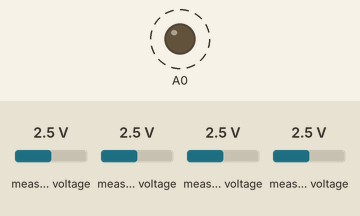
The sketch below on a simulated Arduino Zero (SAMD21). Parts: output pins drawn as LEDs (lit = HIGH). Dashed ring = blinking. The test bench sets the inputs (shaded band); at power-on: measured voltage 2.5 V (analog values on the 0–1023 scale). What the sketch prints to the serial monitor is not drawn.

Above: at 4.2 s.
4.3 s: measured voltage (sensor 200) set to 0.1 V
Timing chart, 0 to 13.3 s (numbered marks = the images above; inputs shaded):
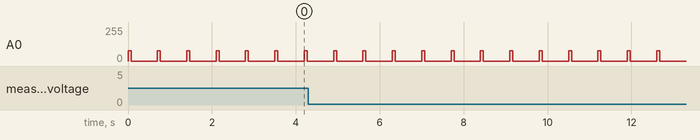

The sketch:

Micro-ohmmeter_xiao_ADS1115.ino
```cpp
#include <Adafruit_BusIO_Register.h>
#include <Adafruit_I2CDevice.h>
#include <Adafruit_I2CRegister.h>
#include <Adafruit_SPIDevice.h>

#include <Wire.h>
#include <Adafruit_ADS1X15.h>

Adafruit_ADS1115 ads;

float V_DAC_v = 1;
float V_DACref_v = 3.3;
float pulse_on_us = 70000; //10% duty cycle
float pulse_period_us = 700000;
unsigned long last_us = micros(); //last time
long V_DAC_b = (V_DAC_v / V_DACref_v) * 1023; //convert DAC_v from V to bits

float Rs_ohm = 0.2;

int16_t results1on_b;
int16_t results2on_b;
int16_t results1off_b;
int16_t results2off_b;

float multiplier_mv = 0.0078125F;
float multiplier_v = 0.0000078125F;

float results1on_sum_b;
float results2on_sum_b;
float results1off_sum_b;
float results2off_sum_b;

float Vs_v;
float Vdut_v;
float Is_A;
float Rdut_ohm;

float Vs_sum_v;
float Vdut_sum_v;

int sum_counter = 0;
int iCounter_on = 0;
int iCounter_off = 0;
long iTimer_on_us;
long iTimer_off_us;

float averagingTime_us = 40000; //40ms -> 3 readings

long timeStart;
long timeStop;

void setup() {
  Serial.begin(2000000);
  Serial.println("Hello");

  ads.begin();

  Serial.println("diff read of AIN0 and AIN1");
  Serial.println("ADC Range: 16x gain  +/- 0.256V  1 bit = 0.0078125mV");

  ads.setGain(GAIN_SIXTEEN);

  analogWriteResolution(10); //10bit res analog out
  analogReadResolution(12);  //12bit res analog in

}

void loop() {

  while (micros() - last_us < pulse_on_us) {
    analogWrite(A0, V_DAC_b); //turn on
    sum_counter++;
    delay(5);

    iTimer_on_us = micros();

    while (micros() <= iTimer_on_us + averagingTime_us) {
      iCounter_on++;
      results1on_b = ads.readADC_Differential_0_1();
      results2on_b = ads.readADC_Differential_2_3();

      results1on_sum_b += results1on_b;
      results2on_sum_b += results2on_b;
      Serial.print("Diff1: "); Serial.println(results1on_b * multiplier_mv);
      Serial.print("Diff2: "); Serial.println(results2on_b* multiplier_mv);
    }

    while (micros() - last_us < pulse_on_us) {} // Stall until condition is met

  }

  //turn off if time is > pulse_on_us
  analogWrite(A0, 0);

  Serial.print("Differential_1: "); Serial.print((results1on_sum_b / (iCounter_on * 1.0) * multiplier_mv), 6); Serial.println("mV");
  Serial.print("Differential_2: "); Serial.print((results2on_sum_b / (iCounter_on * 1.0)* multiplier_mv), 6); Serial.println("mV");

  delay(5);

  iTimer_off_us = micros();

  //  timeStart = micros();
  while (micros() <= iTimer_off_us + averagingTime_us) {
    iCounter_off++;
    results1off_b = ads.readADC_Differential_0_1();
    results2off_b = ads.readADC_Differential_2_3();

    results1off_sum_b += results1off_b;
      results2off_sum_b += results2off_b;
  }

  //  timeStop = micros();
  //  Serial.print("time: "); Serial.println(timeStop - timeStart);

  Serial.print("Differential_1: "); Serial.print((results1off_sum_b / (iCounter_off * 1.0) * multiplier_mv), 6); Serial.println("mV");
  Serial.print("Differential_2: "); Serial.print((results2off_sum_b / (iCounter_off * 1.0) * multiplier_mv), 6); Serial.println("mV");

  Vs_v = (results1on_sum_b / (iCounter_on * 1.0) * multiplier_v) - (results1off_sum_b / (iCounter_off * 1.0) * multiplier_v);
  Vdut_v = (results2on_sum_b / (iCounter_on * 1.0) * multiplier_v) - (results2off_sum_b / (iCounter_off * 1.0) * multiplier_v);

  results1on_sum_b = 0; results1off_sum_b = 0; results2on_sum_b = 0; results2off_sum_b = 0;
  iCounter_on = 0; iCounter_off = 0;

  Vs_sum_v += Vs_v;
  Vdut_sum_v += Vdut_v;

  Is_A = (Vs_sum_v / (sum_counter * 1.0)) / Rs_ohm;
  Rdut_ohm = (Vdut_sum_v / (sum_counter * 1.0)) / Is_A;
  Serial.print("Is: "); Serial.print(Is_A, 6); Serial.println(" A");
  Serial.print("Rdut: "); Serial.print(Rdut_ohm, 6); Serial.println(" ohm");

  while (micros() - last_us <= pulse_period_us) {} //Stall until condition is met

  //reset increment if time = period
  if (micros() - last_us >= pulse_period_us) {
    //    Serial.print("period time: "); Serial.println((micros() - last_us) / 1000.0);
    last_us = micros();
  }

}
```

Measured:
- by itself, A0: alternates 77/255 for 0.07 s and 0/255 for 0.63 s
